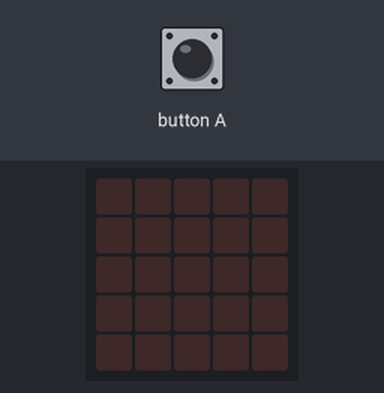
Bench run of a program on a simulated BBC micro:bit (MakeCode). Shown: the board's 5×5 LED display. Inputs (shaded band) come from the test bench.

Above: at 1.2 s.
1.3 s: button A pressed for 0.15 s
At 2.0 s:
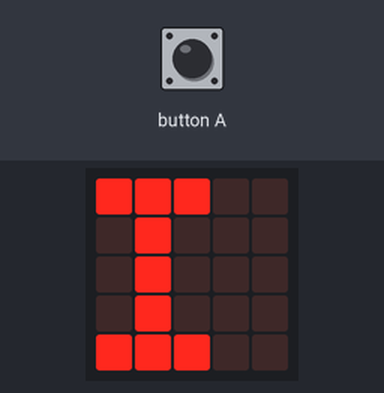
At 3.6 s:
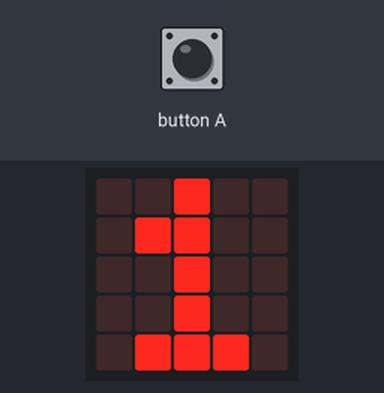
Timing chart, 0 to 5.1 s (numbered marks = the images above; inputs shaded):
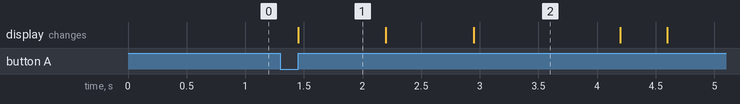

The program:

main.ts
```typescript
let Num2 = 0
let Num1 = 0
input.onButtonPressed(Button.A, function () {
    let numero_multiplicar = 0
    Num2 = 0
    Num1 = 0
    basic.showString("Ingrese un numero".charAt(numero_multiplicar))
    basic.showNumber(numero_multiplicar)
    for (let index = 0; index < 9; index++) {
        Num1 = 0
        basic.showNumber(Num1 + 1)
        basic.pause(500)
        Num2 = 0
        basic.showLeds(`
            # . . . #
            . # . # .
            . . # . .
            . # . # .
            # . . . #
            `)
        basic.showNumber(Num2 + 1)
        basic.pause(500)
        basic.showNumber(numero_multiplicar)
    }
})
```

test.ts
```typescript
// aquí va el archivo "tests"; esto no se compilará cuando este paquete se utilice como una extensión.
```

Measured:
- after the input at 1.3 s, the display: changes after 0.15 s (image 1)
- what the display in image 1 shows lasts 0.7 s, from 1.5 s to 2.2 s
